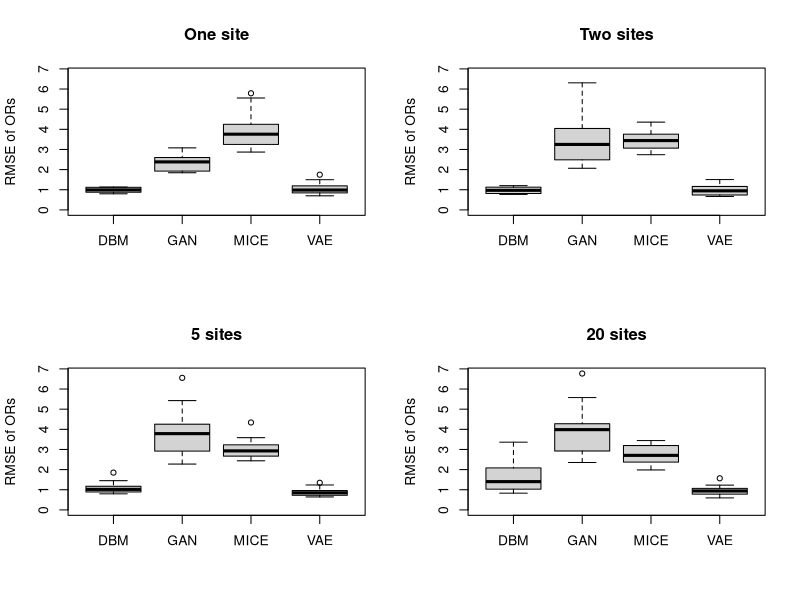
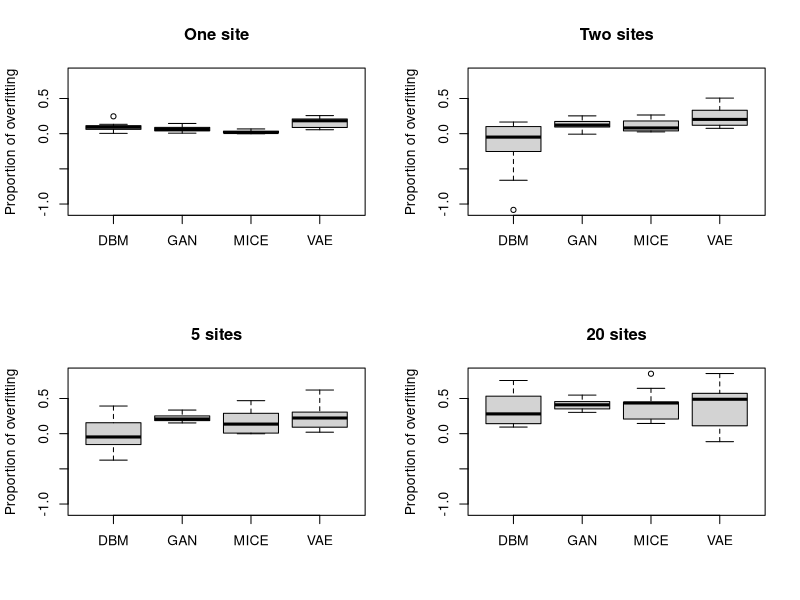

Reproduce these figures in R, in order.
plotdata <- read.csv("result.tsv", header = TRUE, sep = "\t")

plotdata$modeltype <- toupper(plotdata$modeltype)
plotdata$rmse_odds <- sqrt(plotdata$oddsdelta)


reportNumber <- function(x, nsmall = 2) {
  sapply(x, function(x) {format(x, digits = 2, nsmall = nsmall, decimal.mark = ".")})
}

getQuantiles <- function(plotdata, col) {
  ret <- lapply(list(1,2,5,20), function(nsites) {
      ret <- lapply(list("DBM", "GAN", "MICE", "VAE"), function(modeltype) {
        qs <- quantile(plotdata[plotdata$nsites == nsites & plotdata$modeltype == modeltype, col],
                       probs = c(0.05, 0.5, 0.95))
        qstring <- paste0(reportNumber(qs[2]), " (", reportNumber(qs[1]), " - ", reportNumber(qs[3]), ")")
        ret <- list()
        ret[[modeltype]] <- qstring
        ret
      })
      ret <- unlist(ret, recursive = TRUE)
  })
  ret <- Reduce(rbind, ret)
  rownames(ret) <- c(1,2,5,20)
  ret
}


plotORdist <- function(plotdata) {
  plotdata <- aggregate(rmse_odds ~ datasetindex + modeltype + nsites,
                        data = plotdata, FUN = min)
  par(mfrow = c(2,2))

  ymax <- max(plotdata$rmse_odds[is.finite(plotdata$rmse_odds)])

  ylablogor = "RMSE of ORs"
  boxplot(rmse_odds ~ modeltype,
          data = plotdata[plotdata$nsites == 1, ], ylab = ylablogor,
          xlab = "", ylim = c(0, ymax))
  title("One site")

  boxplot(rmse_odds ~ modeltype,
          plotdata[plotdata$nsites == 2, ], ylab = ylablogor,
          xlab = "", ylim = c(0, ymax))
  title("Two sites")

  boxplot(rmse_odds ~ modeltype,
          plotdata[plotdata$nsites == 5, ], ylab = ylablogor,
          xlab = "", ylim = c(0, ymax))
  title("5 sites")

  boxplot(rmse_odds ~ modeltype,
          plotdata[plotdata$nsites == 20, ], ylab = ylablogor,
          xlab = "", ylim = c(0, ymax))
  title("20 sites")

  getQuantiles(plotdata, "rmse_odds")
}


plotDisclosureMetric <- function(plotdata) {
  plotdata2 <- aggregate(rmse_odds ~ datasetindex + modeltype + nsites,
                        data = plotdata, FUN = min)
  plotdata <- merge(plotdata2, plotdata)

  plotdata$discmetric <- (plotdata$rmse_odds - sqrt(plotdata$oddsdeltatrain))/
    plotdata$rmse_odds

  ymax <- max(plotdata$discmetric[is.finite(plotdata$discmetric)])
  ymin <- min(plotdata$discmetric[is.finite(plotdata$discmetric)])
  ylim <- c(ymin, ymax)

  par(mfrow = c(2,2))

  ylablogor <- "Proportion of overfitting"
  boxplot(discmetric ~ modeltype,
          data = plotdata[plotdata$nsites == 1, ], ylab = ylablogor,
          xlab = "", ylim = ylim)
  title("One site")

  boxplot(discmetric ~ modeltype,
          plotdata[plotdata$nsites == 2, ], ylab = ylablogor,
          xlab = "", ylim = ylim)
  title("Two sites")

  boxplot(discmetric ~ modeltype,
          plotdata[plotdata$nsites == 5, ], ylab = ylablogor,
          xlab = "", ylim = ylim)
  title("5 sites")

  boxplot(discmetric ~ modeltype,
          plotdata[plotdata$nsites == 20, ], ylab = ylablogor,
          xlab = "", ylim = ylim)
  title("20 sites")

  getQuantiles(plotdata, "discmetric")
}

svg(file = "ordist.svg", width = 9, height = 8)
plotORdist(plotdata)
dev.off()

svg(file = "overfitting.svg", width = 9, height = 8)
plotDisclosureMetric(plotdata)
dev.off()

